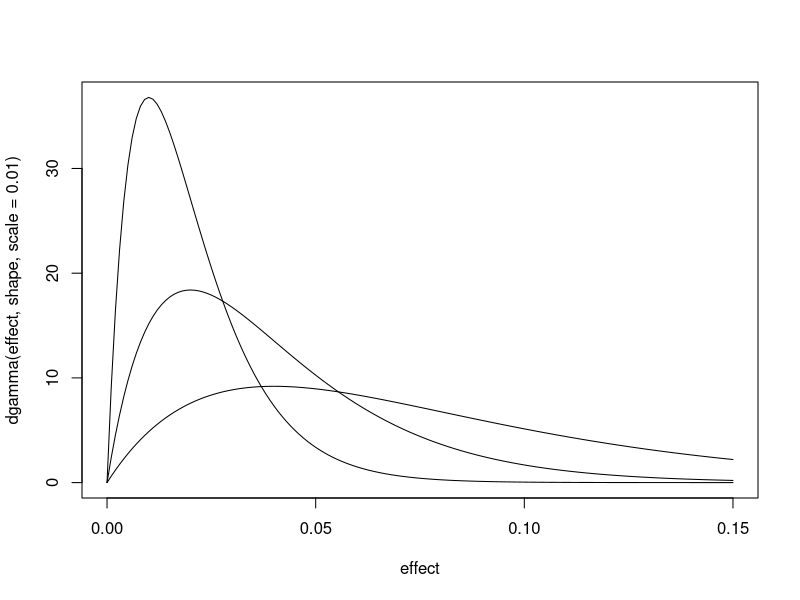
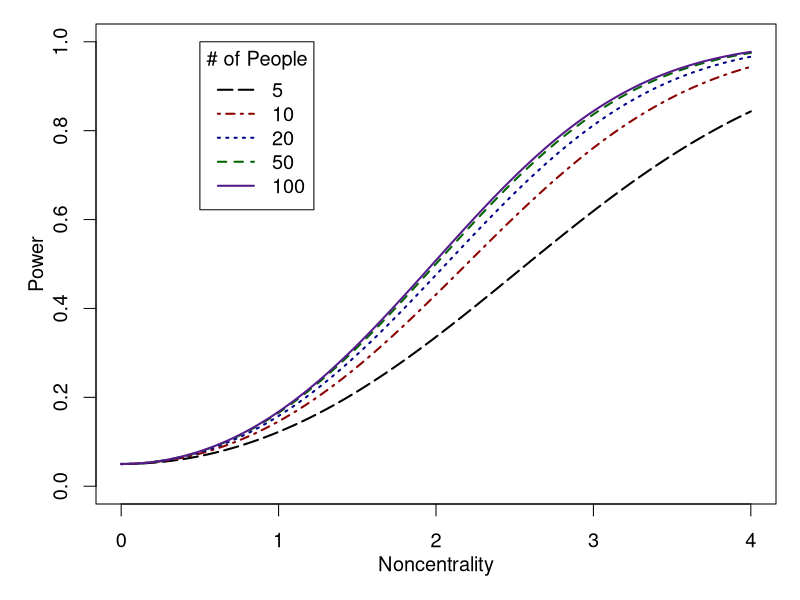
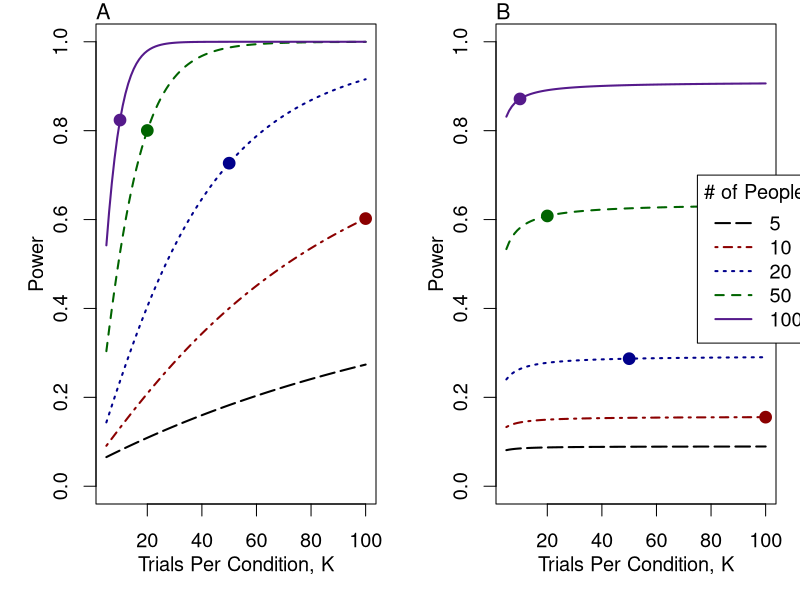

Source code (R) for these figures, in order:

mcol=c('black','darkred','darkblue','darkgreen','purple4')
mlty=5:1
I=c(5,10,20,50,100)
ncp=seq(0,4,.01)
cut=qt(.95,I-1)
pow=function(I,ncp) {
  cut=qt(.975,I-1)
  pt(lower.tail=F,cut,I-1,ncp)+pt(-cut,I-1,ncp)
}

b=outer(I,ncp,pow)

pdf('power-v-ncp.pdf',width=5,height=5)
par(mar=c(4,4,1,1),cex=1.2,mgp=c(2,1,0))
matplot(ncp,t(b),typ='l',lty=mlty,col=mcol,ylim=c(0,1),ylab='Power',xlab="Noncentrality",lwd=2)
legend(0.5,1,title="# of People",legend=I,lwd=2,col=mcol,lty=mlty)
dev.off()


myncp=function(I,K,s2,nu,delta) {
  a=nu^2*I*K/(K*delta+2*s2)
  sqrt(a)
}



I=c(5,10,20,50,100)
K=5:100




myPower=function(I,K,s2,nu,delta)
{
  ncp=sqrt(nu^2*I*K/(K*delta+2*s2))
  cut=qt(.975,I-1)
  return(pt(lower.tail=F,cut,I-1,ncp)+pt(-cut,I-1,ncp))	
}

myPanel=function(s2,nu,delta)
{
  b=outer(I,K,myPower,s2=s2,nu=nu,delta=delta)
  matplot(K,t(b),typ='l',lty=mlty,lwd=2,col=mcol,ylim=c(0,1),ylab="Power",xlab="Trials Per Condition, K")
  K0=1000/I
  pow0=myPower(I,K0,s2,nu,delta)
  #lines(K0,pow0,lty=2)
  points(K0,pow0,col=mcol,pch=19,cex=1.3)
  return(pow0)
}

pdf('tradeoff.pdf',width=10,height=5)
par(mfrow=c(1,2),mar=c(4,4,1,1),cex=1.2,mgp=c(2,1,0))
myPanel(s2=.3^2,nu=.040,delta=.028^2)
mtext(side=3,adj=0,cex=1.3,"A")
myPanel(s2=.1^2,nu=.040,delta=.12^2)
mtext(side=3,adj=0,cex=1.3,"B")
par(xpd=T)
legend(75,0.7,title="# of People",legend=I,lwd=2,col=mcol,lty=mlty,bg="white")
dev.off()
######

effect=seq(0,.15,.001)
shape=2
plot(effect,dgamma(effect,shape,scale=.010),typ='l')
lines(effect,dgamma(effect,shape,scale=.020))
lines(effect,dgamma(effect,shape,scale=.040))

sd=sqrt(2)*c(.01,.02,.04)